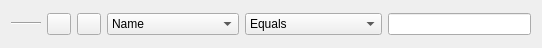
<?xml version="1.0" encoding="UTF-8"?>
<ui version="4.0">
 <class>Form</class>
 <widget class="QWidget" name="Form">
  <property name="geometry">
   <rect>
    <x>0</x>
    <y>0</y>
    <width>542</width>
    <height>48</height>
   </rect>
  </property>
  <property name="windowTitle">
   <string>Form</string>
  </property>
  <layout class="QGridLayout" name="gridLayout">
   <item row="0" column="0">
    <layout class="QHBoxLayout" name="horizontalLayout">
     <item>
      <widget class="Line" name="line">
       <property name="minimumSize">
        <size>
         <width>30</width>
         <height>0</height>
        </size>
       </property>
       <property name="orientation">
        <enum>Qt::Horizontal</enum>
       </property>
      </widget>
     </item>
     <item>
      <widget class="QPushButton" name="subaddButton">
       <property name="maximumSize">
        <size>
         <width>24</width>
         <height>16777215</height>
        </size>
       </property>
       <property name="text">
        <string/>
       </property>
      </widget>
     </item>
     <item>
      <widget class="QPushButton" name="subremoveButton">
       <property name="maximumSize">
        <size>
         <width>24</width>
         <height>16777215</height>
        </size>
       </property>
       <property name="text">
        <string/>
       </property>
      </widget>
     </item>
     <item>
      <widget class="QComboBox" name="item_box">
       <item>
        <property name="text">
         <string>Name</string>
        </property>
       </item>
       <item>
        <property name="text">
         <string>Location</string>
        </property>
       </item>
       <item>
        <property name="text">
         <string>Unit</string>
        </property>
       </item>
       <item>
        <property name="text">
         <string>Reference product</string>
        </property>
       </item>
       <item>
        <property name="text">
         <string>Database</string>
        </property>
       </item>
       <item>
        <property name="text">
         <string>Code</string>
        </property>
       </item>
      </widget>
     </item>
     <item>
      <widget class="QComboBox" name="filter_box">
       <item>
        <property name="text">
         <string>Equals</string>
        </property>
       </item>
       <item>
        <property name="text">
         <string>Contains</string>
        </property>
       </item>
       <item>
        <property name="text">
         <string>Starts with</string>
        </property>
       </item>
       <item>
        <property name="text">
         <string>Doesn't contain any</string>
        </property>
       </item>
      </widget>
     </item>
     <item>
      <widget class="QLineEdit" name="search_term"/>
     </item>
    </layout>
   </item>
  </layout>
 </widget>
 <resources/>
 <connections/>
</ui>
